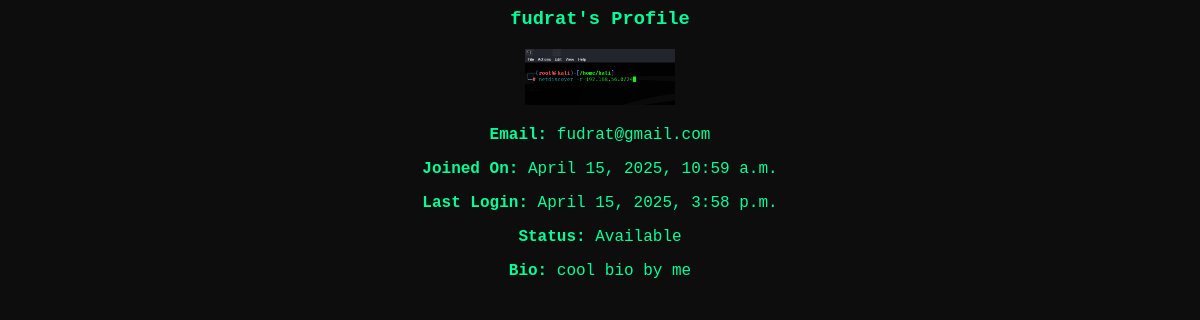
Screenshot of /accounts/profile/fudrat/ with the database file from the repository.
### accounts/models.py (models this page shows, shortened)
class Profile(models.Model):
    user = models.OneToOneField(User, on_delete=models.CASCADE)
    profile_picture = models.ImageField(upload_to='profile_pics/', default='default_profile.png')
    created_at = models.DateTimeField(auto_now_add=True)  # Adds the created_at field
    status = models.CharField(max_length=20, choices=[('Busy', 'Busy'), ('Available', 'Available')], default='Available')
    bio = models.TextField(blank=True, null=True)

### accounts/views.py (the view)
# urls.py: path('profile/<str:username>/', views.profile, name='profile'),
def profile(request, username=None):
    if username:
        user_profile = get_object_or_404(Profile, user__username=username)
    else:
        user_profile = Profile.objects.get_or_create(user=request.user)[0]
    if request.method == 'POST':
        form = ProfileUpdateForm(request.POST, request.FILES, instance=user_profile)
        if form.is_valid():
            form.save()
            return redirect('/accounts/profile/', username=user_profile.user.username)
    else:
        form = ProfileUpdateForm(instance=user_profile)
    return render(request, 'profile.html', {
        'form': form,
        'profile': user_profile,
        })

### accounts/templates/profile.html (shortened to what this page needs)
{% extends 'base.html' %}
{% block content %}
<div class="container mt-5">
    <div class="card shadow p-4">
        <h3 class="text-center">{{ profile.user.username }}'s Profile</h3>
        <div class="text-center">
            <img src="{{ profile.profile_picture.url }}" class="rounded-circle" width="150">
            <p><strong>Email:</strong> {{ profile.user.email }}</p>
            <p><strong>Joined On:</strong> {{ profile.user.date_joined }}</p>
            <p><strong>Last Login:</strong> {{ profile.user.last_login }}</p>
            <p><strong>Status:</strong> {{ profile.status }}</p>
            <p><strong>Bio:</strong> {{ profile.bio }}</p>
        </div>
    </div>
</div>
{% endblock %}

### rows the page displays
Profile: user.username "fudrat", profile_picture (picture), user.email "fudrat@gmail.com", user.date_joined "April 15, 2025, 10:59 a.m.", user.last_login "April 15, 2025, 3:58 p.m.", status "Available", bio "cool bio by me"
